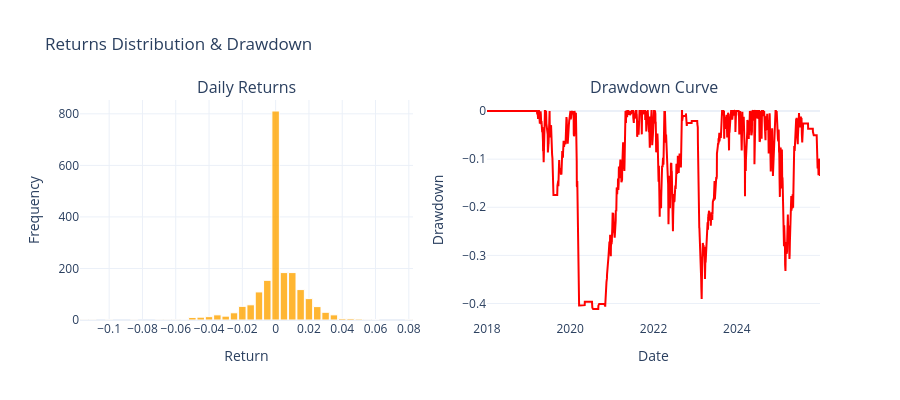

Here is the notebook cell this chart was saved with:
### Code cell
from plotly.subplots import make_subplots
import plotly.graph_objects as go

returns = eq_curve.pct_change().fillna(0)
returns=returns[TRADING_START_DATE:END_DATE]
cum_max = eq_curve.cummax()
drawdown = (eq_curve - cum_max) / cum_max
mean_ret = returns.mean()
median_ret = returns.median()

fig = make_subplots(rows=1, cols=2, subplot_titles=('Daily Returns', 'Drawdown Curve'))
fig.add_trace(
    go.Histogram(
        x=returns,
        nbinsx=50,
        marker_color='orange',
        marker_line_color='white',
        marker_line_width=1,
        opacity=0.8,
        name='Returns'
    ),
    row=1, col=1
)
fig.add_trace(
    go.Scatter(
        x=drawdown.index,
        y=drawdown.values,
        mode='lines',
        line=dict(color='red', width=2),
        name='Drawdown'
    ),
    row=1, col=2
)
fig.update_xaxes(
    title_text='Return',
    row=1, col=1,
    nticks=20,
    showgrid=True
)
fig.update_yaxes(
    title_text='Frequency',
    row=1, col=1,
    showgrid=True
)
fig.update_xaxes(
    title_text='Date',
    row=1, col=2,
    showgrid=False
)
fig.update_yaxes(
    title_text='Drawdown',
    row=1, col=2,
    showgrid=True
)
fig.update_layout(
    title_text='Returns Distribution & Drawdown',
    bargap=0.1,               
    template='plotly_white',
    showlegend=False,
    width=900,
    height=400
)

fig.show()

### Figure 1 — Plotly figure (JSON) as saved in the notebook; plotly's stock layout.template omitted (floating-point values rounded to 4 significant figures; data arrays with more than 128 entries replaced by an {"elided": "..."} marker saying what was removed)
{"data": [{"marker": {"color": "orange", "line": {"color": "white", "width": 1}}, "name": "Returns", "nbinsx": 50, "opacity": 0.8, "type": "histogram", "x": {"elided": "1983 float values"}, "xaxis": "x", "yaxis": "y"}, {"line": {"color": "red", "width": 2}, "mode": "lines", "name": "Drawdown", "type": "scatter", "x": {"elided": "1983 str values"}, "xaxis": "x2", "y": {"elided": "1983 float values"}, "yaxis": "y2"}], "layout": {"annotations": [{"font": {"size": 16}, "showarrow": false, "text": "Daily Returns", "x": 0.225, "xanchor": "center", "xref": "paper", "y": 1, "yanchor": "bottom", "yref": "paper"}, {"font": {"size": 16}, "showarrow": false, "text": "Drawdown Curve", "x": 0.775, "xanchor": "center", "xref": "paper", "y": 1, "yanchor": "bottom", "yref": "paper"}], "bargap": 0.1, "height": 400, "showlegend": false, "title": {"text": "Returns Distribution & Drawdown"}, "width": 900, "xaxis": {"anchor": "y", "domain": [0, 0.45], "nticks": 20, "showgrid": true, "title": {"text": "Return"}}, "xaxis2": {"anchor": "y2", "domain": [0.55, 1], "showgrid": false, "title": {"text": "Date"}}, "yaxis": {"anchor": "x", "domain": [0, 1], "showgrid": true, "title": {"text": "Frequency"}}, "yaxis2": {"anchor": "x2", "domain": [0, 1], "showgrid": true, "title": {"text": "Drawdown"}}}}
